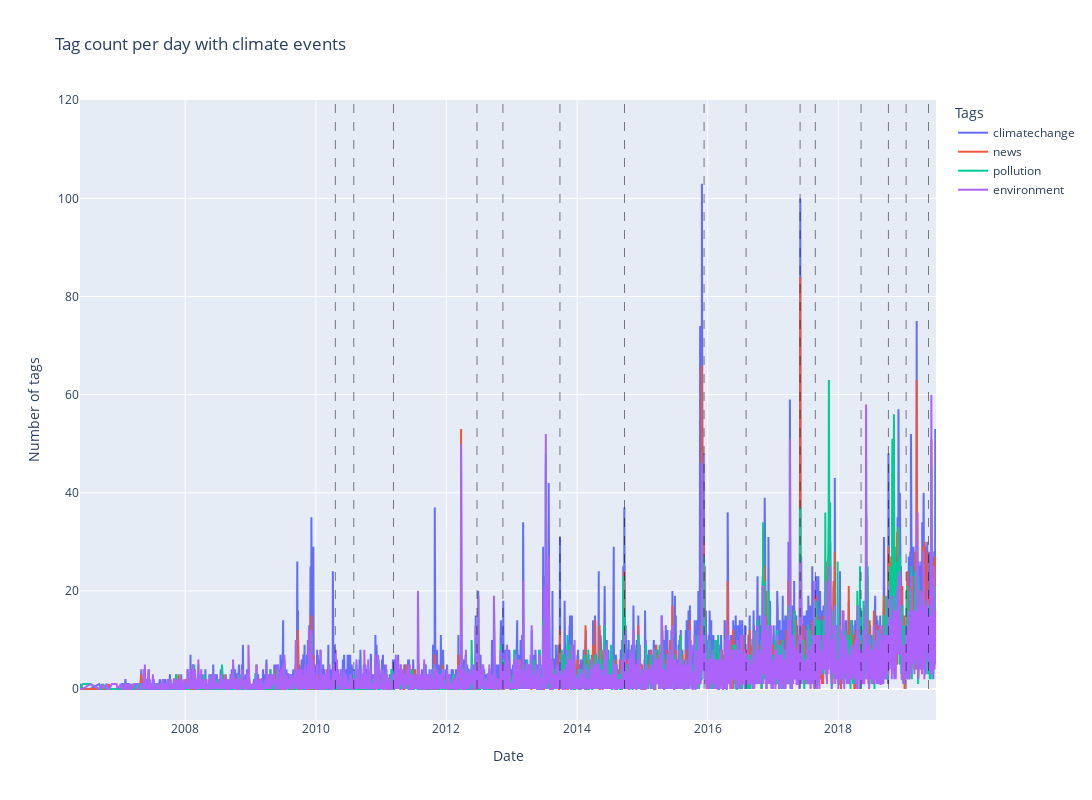

Notebook code cell kept with this figure:
### Code cell
year_data = pd.DataFrame(data)
year_data = year_data.merge(pd.to_datetime(df['upload_date']), left_index=True, right_index=True)

top_tags = list(common_tags_count.index)[:4]
for tag in top_tags:
    year_data[tag] = data.progress_apply(lambda x: int(tag in x))

tags_count_per_date = year_data.groupby('upload_date')[top_tags].sum()

# Load the event data
events = pd.read_csv('data/climate_events_v2.csv', index_col=0, parse_dates=True)
events = events.loc[:date_limit]

# Interactive plot
fig = go.Figure()

# Add events on the interactive plot
for event in events.itertuples():
    fig.add_shape(
        # Line Vertical
        type='line',
        x0=event.Index,
        x1=event.Index,
        y0=0,
        y1=120,
        line=dict(color='black', width=0.5, dash='dash'),
        name=f'{"event"} Date',
    )
    
for tag in top_tags:
    fig.add_trace(go.Scatter(x=tags_count_per_date.index, y=tags_count_per_date[tag], name=tag))
fig.update_layout(
    title='Tag count per day with climate events', xaxis_title='Date', 
    yaxis_title='Number of tags', legend_title='Tags',
    width=1400, height=800,
)
    
import plotly.offline as pyo
pyo.plot(fig, filename='html_plots/seb/tag_count.html')
fig.show()

### Figure 1 — Plotly figure (JSON) as saved in the notebook; plotly's stock layout.template omitted (floating-point values rounded to 4 significant figures; data arrays with more than 128 entries replaced by an {"elided": "..."} marker saying what was removed)
{"data": [{"name": "climatechange", "x": {"elided": "4099 str values"}, "y": {"elided": "4099 int values"}, "type": "scatter"}, {"name": "news", "x": {"elided": "4099 str values"}, "y": {"elided": "4099 int values"}, "type": "scatter"}, {"name": "pollution", "x": {"elided": "4099 str values"}, "y": {"elided": "4099 int values"}, "type": "scatter"}, {"name": "environment", "x": {"elided": "4099 str values"}, "y": {"elided": "4099 int values"}, "type": "scatter"}], "layout": {"shapes": [{"line": {"color": "black", "dash": "dash", "width": 0.5}, "name": "event Date", "type": "line", "x0": "2010-04-20T00:00:00", "x1": "2010-04-20T00:00:00", "y0": 0, "y1": 120}, {"line": {"color": "black", "dash": "dash", "width": 0.5}, "name": "event Date", "type": "line", "x0": "2010-08-01T00:00:00", "x1": "2010-08-01T00:00:00", "y0": 0, "y1": 120}, {"line": {"color": "black", "dash": "dash", "width": 0.5}, "name": "event Date", "type": "line", "x0": "2011-03-11T00:00:00", "x1": "2011-03-11T00:00:00", "y0": 0, "y1": 120}, {"line": {"color": "black", "dash": "dash", "width": 0.5}, "name": "event Date", "type": "line", "x0": "2012-06-20T00:00:00", "x1": "2012-06-20T00:00:00", "y0": 0, "y1": 120}, {"line": {"color": "black", "dash": "dash", "width": 0.5}, "name": "event Date", "type": "line", "x0": "2012-11-12T00:00:00", "x1": "2012-11-12T00:00:00", "y0": 0, "y1": 120}, {"line": {"color": "black", "dash": "dash", "width": 0.5}, "name": "event Date", "type": "line", "x0": "2013-09-27T00:00:00", "x1": "2013-09-27T00:00:00", "y0": 0, "y1": 120}, {"line": {"color": "black", "dash": "dash", "width": 0.5}, "name": "event Date", "type": "line", "x0": "2014-09-23T00:00:00", "x1": "2014-09-23T00:00:00", "y0": 0, "y1": 120}, {"line": {"color": "black", "dash": "dash", "width": 0.5}, "name": "event Date", "type": "line", "x0": "2015-12-12T00:00:00", "x1": "2015-12-12T00:00:00", "y0": 0, "y1": 120}, {"line": {"color": "black", "dash": "dash", "width": 0.5}, "name": "event Date", "type": "line", "x0": "2016-08-03T00:00:00", "x1": "2016-08-03T00:00:00", "y0": 0, "y1": 120}, {"line": {"color": "black", "dash": "dash", "width": 0.5}, "name": "event Date", "type": "line", "x0": "2017-06-01T00:00:00", "x1": "2017-06-01T00:00:00", "y0": 0, "y1": 120}, {"line": {"color": "black", "dash": "dash", "width": 0.5}, "name": "event Date", "type": "line", "x0": "2017-08-25T00:00:00", "x1": "2017-08-25T00:00:00", "y0": 0, "y1": 120}, {"line": {"color": "black", "dash": "dash", "width": 0.5}, "name": "event Date", "type": "line", "x0": "2018-05-08T00:00:00", "x1": "2018-05-08T00:00:00", "y0": 0, "y1": 120}, {"line": {"color": "black", "dash": "dash", "width": 0.5}, "name": "event Date", "type": "line", "x0": "2018-10-08T00:00:00", "x1": "2018-10-08T00:00:00", "y0": 0, "y1": 120}, {"line": {"color": "black", "dash": "dash", "width": 0.5}, "name": "event Date", "type": "line", "x0": "2019-01-15T00:00:00", "x1": "2019-01-15T00:00:00", "y0": 0, "y1": 120}, {"line": {"color": "black", "dash": "dash", "width": 0.5}, "name": "event Date", "type": "line", "x0": "2019-05-20T00:00:00", "x1": "2019-05-20T00:00:00", "y0": 0, "y1": 120}], "title": {"text": "Tag count per day with climate events"}, "xaxis": {"title": {"text": "Date"}}, "yaxis": {"title": {"text": "Number of tags"}}, "legend": {"title": {"text": "Tags"}}, "width": 1400, "height": 800}}
